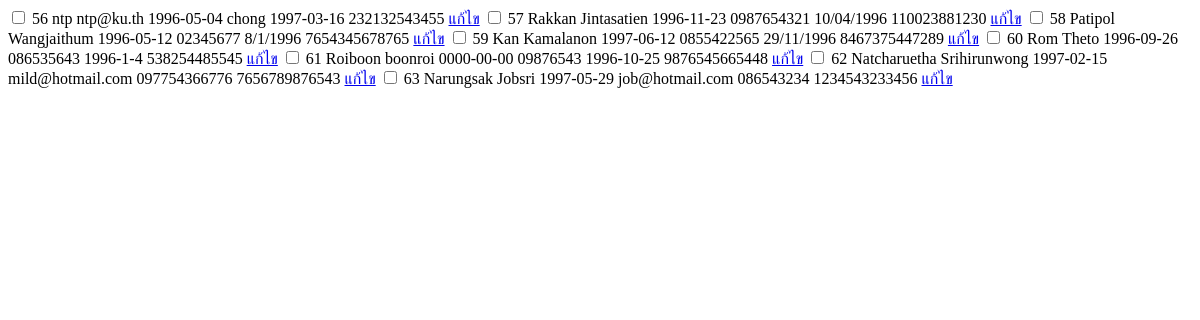
Page /adminpage/table-list.php on the earlier database version.
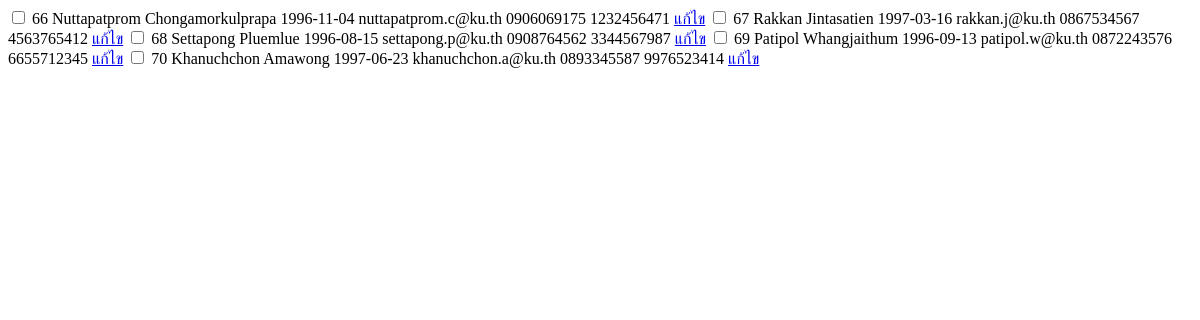
Same page on the later database version.
### tables this page shows
CREATE TABLE `customer` (
  `id` int(11) NOT NULL,
  `username` varchar(255) NOT NULL,
  `password` varchar(255) NOT NULL,
  `name` varchar(255) NOT NULL,
  `lastname` varchar(255) NOT NULL,
  `birthday` date NOT NULL,
  `email` varchar(255) NOT NULL,
  `phone` varchar(255) NOT NULL,
  `dln` varchar(255) NOT NULL
);

### adminpage/table-list.php (the view, shortened to what this page needs)
<!doctype html>
<html>
<body>
<?php
$link = @mysqli_connect("localhost", "root", "", "Car_Rental_System")
 			or die(mysqli_connect_error()."</body></html>");
if(@$_GET['c']&&@$_GET['q']){
	$sql = "SELECT id,name,lastname,birthday,email,phone,dln FROM customer WHERE ".$_GET['c']." LIKE '%".$_GET['q']."%'";
}
else {
	$sql = "SELECT id,name,lastname,birthday,email,phone,dln FROM customer";
}
$result = mysqli_query($link, $sql);
$num_fields = mysqli_num_fields($result);
while($data = mysqli_fetch_array($result)) {
	echo '<tr class="even pointer">
            <td class="a-center ">
                <input type="checkbox" class="flat"  name="id[]" value="'.$data['id'].'">
            ';
	for($i = 0; $i < $num_fields; $i++) {
		echo "<td>".$data[$i]."
		";
	}
	echo '
				</td>
				<td>
				<a href="form.php?action=update&id='.$data['id'].'">แก้ไข</a>
				</td>
			</td>
        </tr>';
}
?>
</body>
</html>

Differences in the rows shown:
removed customer: id "56", name "ntp", lastname "ntp@ku.th", birthday "1996-05-04", email "chong", phone "1997-03-16", dln "232132543455"
removed customer: id "57", name "Rakkan", lastname "Jintasatien", birthday "1996-11-23", email "0987654321", phone "10/04/1996", dln "110023881230"
removed customer: id "58", name "Patipol", lastname "Wangjaithum", birthday "1996-05-12", email "02345677", phone "8/1/1996", dln "7654345678765"
removed customer: id "59", name "Kan", lastname "Kamalanon", birthday "1997-06-12", email "0855422565", phone "29/11/1996", dln "8467375447289"
removed customer: id "60", name "Rom", lastname "Theto", birthday "1996-09-26", email "086535643", phone "1996-1-4", dln "538254485545"
removed customer: id "61", name "Roiboon", lastname "boonroi", birthday "0000-00-00", email "09876543", phone "1996-10-25", dln "9876545665448"
removed customer: id "62", name "Natcharuetha", lastname "Srihirunwong", birthday "1997-02-15", email "mild@hotmail.com", phone "097754366776", dln "7656789876543"
removed customer: id "63", name "Narungsak", lastname "Jobsri", birthday "1997-05-29", email "job@hotmail.com", phone "086543234", dln "1234543233456"
added customer: id "66", name "Nuttapatprom", lastname "Chongamorkulprapa", birthday "1996-11-04", email "nuttapatprom.c@ku.th", phone "0906069175", dln "1232456471"
added customer: id "67", name "Rakkan", lastname "Jintasatien", birthday "1997-03-16", email "rakkan.j@ku.th", phone "0867534567", dln "4563765412"
added customer: id "68", name "Settapong", lastname "Pluemlue", birthday "1996-08-15", email "settapong.p@ku.th", phone "0908764562", dln "3344567987"
added customer: id "69", name "Patipol", lastname "Whangjaithum", birthday "1996-09-13", email "patipol.w@ku.th", phone "0872243576", dln "6655712345"
added customer: id "70", name "Khanuchchon", lastname "Amawong", birthday "1997-06-23", email "khanuchchon.a@ku.th", phone "0893345587", dln "9976523414"
